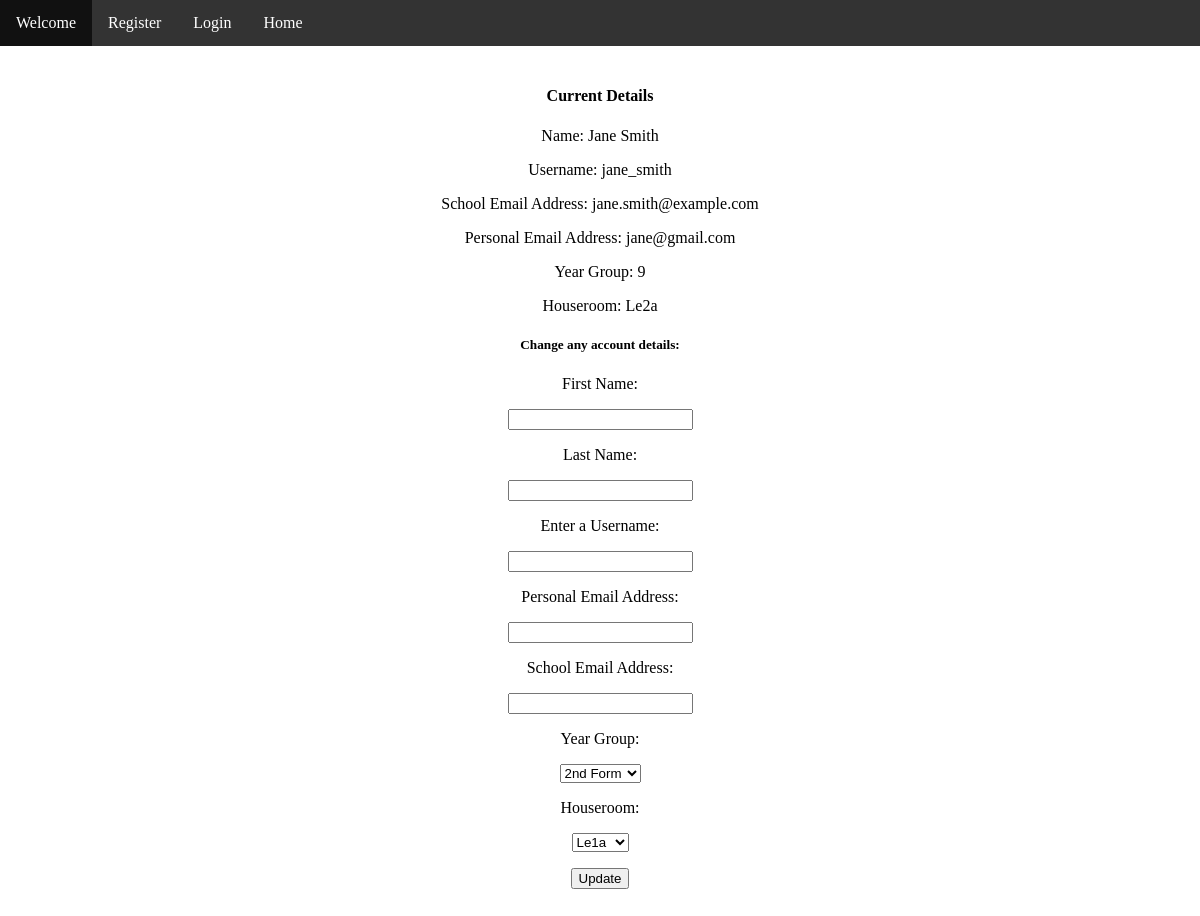
Page /updatereader/2 on the committed database.
### tables this page shows
CREATE TABLE Reader (
    ReaderID INTEGER PRIMARY KEY AUTOINCREMENT,
    FirstName VARCHAR(15) NOT NULL,
    LastName VARCHAR(15) NOT NULL,
    ReaderUsername VARCHAR(15) NOT NULL,
    ReaderSalt VARCHAR(15) NOT NULL,
    ReaderHash VARCHAR(20),
    SchoolEmailAddress VARCHAR(25) NOT NULL,
    PersonalEmailAddress VARCHAR(25) NOT NULL,
    DateOfBirth DATE NOT NULL,
    YearGroup INTEGER NOT NULL,
    Houseroom VARCHAR (15) NOT NULL,
    AdminCode VARCHAR(5)  
);

### app.py (the view, shortened to what this page needs)
@app.route("/updatereader/<int:readerID>", methods=["GET", "POST"])
def updatereader(readerID):
    updateDetailsForm = UpdateDetailsForm()
    currentAccountDetails = reader.getCurrentAccountDetails(readerID)
    return render_template("updatereader.html", currentAccountDetails=currentAccountDetails, updateDetailsForm=updateDetailsForm, readerID=readerID)

### app.py (called while the page is built)
@app.before_request
def before_request():
    if request.endpoint in ['logout']:
        session.pop('user_type', None)
        session.pop('username', None)
        session.pop('logged_in', None)
        session.pop('readerID', None)

@app.context_processor
def injectGlobalVariables():
    loggedIn = session.get('logged_in', False)
    if 'readerID' in session:
        readerID = session['readerID']
        notifications, _ = notificationManager.getNotificationsForReader(readerID)
        numNotifications = len(notifications)
    else:
        numNotifications = 0
    return dict(loggedIn=loggedIn, numNotifications=numNotifications)

    def connect(self):
        self.con = sqlite3.connect(self.dbName)
        self.cur = self.con.cursor()

    def execute(self, query, params=()):
        self.cur.execute(query, params)

    def fetchOne(self):
        return self.cur.fetchone()

    def close(self):
        self.con.close()

    def getCurrentAccountDetails(self, readerID=None):
        self.db.connect()
        query = """SELECT FirstName, LastName, ReaderUsername, SchoolEmailAddress, PersonalEmailAddress, YearGroup, Houseroom FROM Reader WHERE ReaderID = ?"""
        if readerID is not None:
            params = (readerID, )
        else:
            params = (self.readerID, )
        self.db.execute(query, params)
        accountDetails = self.db.fetchOne()
        self.db.close()
        return accountDetails

### templates/updatereader.html (shortened to what this page needs)
{% extends "welcomepage.html" %}
{%block content%}
    <h4>Current Details</h4>
    <p>Name: {{currentAccountDetails[0]}} {{currentAccountDetails[1]}}</p>
    <p>Username: {{currentAccountDetails[2]}}</p>
    <p>School Email Address: {{currentAccountDetails[3]}}</p>
    <p>Personal Email Address: {{currentAccountDetails[4]}}</p>
    {% if currentAccountDetails[5] == 1 %}
        <p>Role: Librarian</p>
    {% elif currentAccountDetails[5] == 0 %}
        <p>Role: Staff</p>
    {% else %}
        <p>Year Group: {{currentAccountDetails[5]}}</p>
    {% endif %}
    <p>Houseroom: {{currentAccountDetails[6]}}</p>
    <h5>Change any account details:</h5>
    <form action="/updatereader/{{readerID}}" method="POST">
        <p>{{updateDetailsForm.readerFirstName.label}}</p>
        <p>{{updateDetailsForm.readerFirstName()}}</p>
        <p>{{updateDetailsForm.readerLastName.label}}</p>
        <p>{{updateDetailsForm.readerLastName()}}</p>
        <p>{{updateDetailsForm.readerUsername.label}}</p>
        <p>{{updateDetailsForm.readerUsername()}}</p>
        <p>{{updateDetailsForm.readerPersonalEmailAddress.label}}</p>
        <p>{{updateDetailsForm.readerPersonalEmailAddress()}}</p>
        <p>{{updateDetailsForm.readerSchoolEmailAddress.label}}</p>
        <p>{{updateDetailsForm.readerSchoolEmailAddress()}}</p>
        <p>{{updateDetailsForm.readerYearGroup.label}}</p>
        <p>{{updateDetailsForm.readerYearGroup()}}</p>
        <p>{{updateDetailsForm.readerHouseroom.label}}</p>
        <p>{{updateDetailsForm.readerHouseroom()}}</p>
        <p>{{updateDetailsForm.update()}}</p>
    </form>
{% endblock %}

### static/css/welcomepage.css (style rules this page uses)
body { margin: 0; }

### rows in the picture
Reader: FirstName "Jane", LastName "Smith", ReaderUsername "jane_smith", SchoolEmailAddress "jane.smith@example.com", PersonalEmailAddress "jane@gmail.com", YearGroup "9", Houseroom "Le2a"

### other values in the picture
{{ updateDetailsForm.readerFirstName.label }} "First Name:"
{{ updateDetailsForm.readerLastName.label }} "Last Name:"
{{ updateDetailsForm.readerUsername.label }} "Enter a Username:"
{{ updateDetailsForm.readerPersonalEmailAddress.label }} "Personal Email Address:"
{{ updateDetailsForm.readerSchoolEmailAddress.label }} "School Email Address:"
{{ updateDetailsForm.readerYearGroup.label }} "Year Group:"
{{ updateDetailsForm.readerHouseroom.label }} "Houseroom:"
